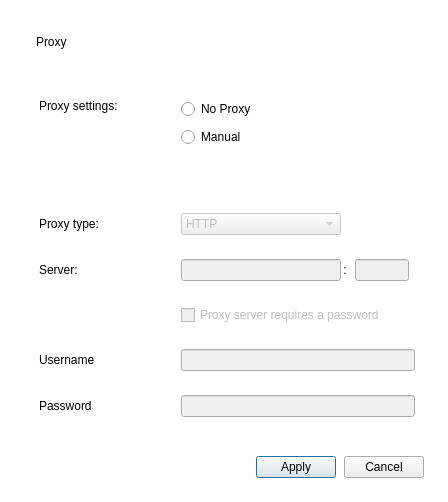
<?xml version="1.0" encoding="UTF-8"?>
<ui version="4.0">
 <class>ProxySettings</class>
 <widget class="QDialog" name="ProxySettings">
  <property name="windowModality">
   <enum>Qt::WindowModal</enum>
  </property>
  <property name="geometry">
   <rect>
    <x>0</x>
    <y>0</y>
    <width>448</width>
    <height>493</height>
   </rect>
  </property>
  <property name="sizePolicy">
   <sizepolicy hsizetype="Preferred" vsizetype="Preferred">
    <horstretch>0</horstretch>
    <verstretch>0</verstretch>
   </sizepolicy>
  </property>
  <property name="minimumSize">
   <size>
    <width>0</width>
    <height>0</height>
   </size>
  </property>
  <property name="maximumSize">
   <size>
    <width>16777215</width>
    <height>16777215</height>
   </size>
  </property>
  <property name="windowTitle">
   <string>Proxies</string>
  </property>
  <property name="styleSheet">
   <string notr="true">#ProxySettings
{
	background-color: #FFFFFF; /*colorToken.page-background*/
}

#gProxy
{
	border: none;
	margin-top: 0px;
}</string>
  </property>
  <layout class="QVBoxLayout" name="verticalLayout_2">
   <property name="spacing">
    <number>0</number>
   </property>
   <property name="sizeConstraint">
    <enum>QLayout::SetFixedSize</enum>
   </property>
   <property name="leftMargin">
    <number>24</number>
   </property>
   <property name="topMargin">
    <number>15</number>
   </property>
   <property name="rightMargin">
    <number>24</number>
   </property>
   <property name="bottomMargin">
    <number>24</number>
   </property>
   <item>
    <widget class="QWidget" name="wContent" native="true">
     <property name="minimumSize">
      <size>
       <width>400</width>
       <height>0</height>
      </size>
     </property>
     <property name="maximumSize">
      <size>
       <width>400</width>
       <height>16777215</height>
      </size>
     </property>
     <layout class="QVBoxLayout" name="verticalLayout_content">
      <property name="spacing">
       <number>24</number>
      </property>
      <property name="leftMargin">
       <number>0</number>
      </property>
      <property name="topMargin">
       <number>12</number>
      </property>
      <property name="rightMargin">
       <number>0</number>
      </property>
      <property name="bottomMargin">
       <number>0</number>
      </property>
      <item>
       <widget class="QLabel" name="label">
        <property name="minimumSize">
         <size>
          <width>0</width>
          <height>30</height>
         </size>
        </property>
        <property name="maximumSize">
         <size>
          <width>16777215</width>
          <height>30</height>
         </size>
        </property>
        <property name="font-size" stdset="0">
         <string notr="true">subtitle</string>
        </property>
        <property name="semibold" stdset="0">
         <bool>true</bool>
        </property>
        <property name="indent">
         <number>12</number>
        </property>
        <property name="text">
         <string>Proxy</string>
        </property>
        <property name="alignment">
         <set>Qt::AlignLeading|Qt::AlignLeft|Qt::AlignVCenter</set>
        </property>
       </widget>
      </item>
      <item>
       <widget class="QGroupBox" name="gProxy">
        <property name="sizePolicy">
         <sizepolicy hsizetype="Preferred" vsizetype="Fixed">
          <horstretch>0</horstretch>
          <verstretch>0</verstretch>
         </sizepolicy>
        </property>
        <property name="title">
         <string/>
        </property>
        <property name="flat">
         <bool>true</bool>
        </property>
        <property name="type" stdset="0">
         <string notr="true">mega</string>
        </property>
        <layout class="QVBoxLayout" name="gProxyLayout">
         <property name="spacing">
          <number>24</number>
         </property>
         <property name="leftMargin">
          <number>12</number>
         </property>
         <property name="topMargin">
          <number>12</number>
         </property>
         <property name="rightMargin">
          <number>12</number>
         </property>
         <property name="bottomMargin">
          <number>12</number>
         </property>
         <item>
          <layout class="QHBoxLayout" name="hProxySettingsRow">
           <property name="spacing">
            <number>0</number>
           </property>
           <property name="leftMargin">
            <number>0</number>
           </property>
           <property name="topMargin">
            <number>0</number>
           </property>
           <property name="rightMargin">
            <number>0</number>
           </property>
           <property name="bottomMargin">
            <number>0</number>
           </property>
           <item>
            <widget class="QLabel" name="lProxySettings2">
             <property name="minimumSize">
              <size>
               <width>142</width>
               <height>0</height>
              </size>
             </property>
             <property name="maximumSize">
              <size>
               <width>142</width>
               <height>16777215</height>
              </size>
             </property>
             <property name="text">
              <string>Proxy settings:</string>
             </property>
             <property name="alignment">
              <set>Qt::AlignLeading|Qt::AlignLeft|Qt::AlignTop</set>
             </property>
             <property name="margin">
              <number>0</number>
             </property>
            </widget>
           </item>
           <item>
            <layout class="QVBoxLayout" name="verticalLayout">
             <property name="spacing">
              <number>8</number>
             </property>
             <property name="leftMargin">
              <number>0</number>
             </property>
             <property name="topMargin">
              <number>0</number>
             </property>
             <property name="rightMargin">
              <number>0</number>
             </property>
             <property name="bottomMargin">
              <number>0</number>
             </property>
             <item>
              <widget class="QRadioButton" name="rNoProxy">
               <property name="cursor">
                <cursorShape>PointingHandCursor</cursorShape>
               </property>
               <property name="focusPolicy">
                <enum>Qt::StrongFocus</enum>
               </property>
               <property name="text">
                <string>No Proxy</string>
               </property>
              </widget>
             </item>
             <item>
              <widget class="QRadioButton" name="rProxyManual">
               <property name="cursor">
                <cursorShape>PointingHandCursor</cursorShape>
               </property>
               <property name="focusPolicy">
                <enum>Qt::StrongFocus</enum>
               </property>
               <property name="styleSheet">
                <string notr="true"/>
               </property>
               <property name="text">
                <string>Manual</string>
               </property>
              </widget>
             </item>
            </layout>
           </item>
           <item>
            <spacer name="horizontalSpacer_proxy_settings">
             <property name="orientation">
              <enum>Qt::Horizontal</enum>
             </property>
             <property name="sizeHint" stdset="0">
              <size>
               <width>0</width>
               <height>0</height>
              </size>
             </property>
            </spacer>
           </item>
          </layout>
         </item>
         <item>
          <widget class="BannerWidget" name="wErrorBanner" native="true">
           <property name="styleSheet">
            <string notr="true">border-radius: 8;</string>
           </property>
           <layout class="QHBoxLayout" name="horizontalLayout_2">
            <property name="spacing">
             <number>8</number>
            </property>
           </layout>
          </widget>
         </item>
         <item>
          <layout class="QHBoxLayout" name="hProxyTypeRow">
           <property name="spacing">
            <number>0</number>
           </property>
           <property name="leftMargin">
            <number>0</number>
           </property>
           <property name="topMargin">
            <number>0</number>
           </property>
           <property name="rightMargin">
            <number>0</number>
           </property>
           <property name="bottomMargin">
            <number>0</number>
           </property>
           <item>
            <widget class="QLabel" name="lProxyType">
             <property name="minimumSize">
              <size>
               <width>142</width>
               <height>0</height>
              </size>
             </property>
             <property name="maximumSize">
              <size>
               <width>142</width>
               <height>16777215</height>
              </size>
             </property>
             <property name="text">
              <string>Proxy type:</string>
             </property>
             <property name="alignment">
              <set>Qt::AlignLeading|Qt::AlignLeft|Qt::AlignVCenter</set>
             </property>
            </widget>
           </item>
           <item>
            <widget class="QComboBox" name="cProxyType">
             <property name="enabled">
              <bool>false</bool>
             </property>
             <property name="sizePolicy">
              <sizepolicy hsizetype="Preferred" vsizetype="Fixed">
               <horstretch>0</horstretch>
               <verstretch>0</verstretch>
              </sizepolicy>
             </property>
             <property name="minimumSize">
              <size>
               <width>160</width>
               <height>0</height>
              </size>
             </property>
             <property name="maximumSize">
              <size>
               <width>160</width>
               <height>16777215</height>
              </size>
             </property>
             <property name="cursor">
              <cursorShape>PointingHandCursor</cursorShape>
             </property>
             <property name="type" stdset="0">
              <string notr="true">mega</string>
             </property>
             <item>
              <property name="text">
               <string notr="true">HTTP</string>
              </property>
             </item>
             <item>
              <property name="text">
               <string notr="true">SOCKS5H</string>
              </property>
             </item>
            </widget>
           </item>
           <item>
            <spacer name="horizontalSpacer_proxy_type">
             <property name="orientation">
              <enum>Qt::Horizontal</enum>
             </property>
             <property name="sizeHint" stdset="0">
              <size>
               <width>0</width>
               <height>0</height>
              </size>
             </property>
            </spacer>
           </item>
          </layout>
         </item>
         <item>
          <layout class="QHBoxLayout" name="hProxyServerRow">
           <property name="spacing">
            <number>0</number>
           </property>
           <property name="leftMargin">
            <number>0</number>
           </property>
           <property name="topMargin">
            <number>0</number>
           </property>
           <property name="rightMargin">
            <number>0</number>
           </property>
           <property name="bottomMargin">
            <number>0</number>
           </property>
           <item>
            <widget class="QLabel" name="lProxyServer">
             <property name="minimumSize">
              <size>
               <width>142</width>
               <height>0</height>
              </size>
             </property>
             <property name="maximumSize">
              <size>
               <width>142</width>
               <height>16777215</height>
              </size>
             </property>
             <property name="text">
              <string>Server:</string>
             </property>
             <property name="alignment">
              <set>Qt::AlignLeading|Qt::AlignLeft|Qt::AlignVCenter</set>
             </property>
            </widget>
           </item>
           <item>
            <layout class="QHBoxLayout" name="horizontalLayout">
             <property name="spacing">
              <number>8</number>
             </property>
             <property name="leftMargin">
              <number>0</number>
             </property>
             <property name="topMargin">
              <number>0</number>
             </property>
             <property name="rightMargin">
              <number>0</number>
             </property>
             <property name="bottomMargin">
              <number>0</number>
             </property>
             <item>
              <widget class="QLineEdit" name="eProxyServer">
               <property name="enabled">
                <bool>false</bool>
               </property>
               <property name="minimumSize">
                <size>
                 <width>160</width>
                 <height>0</height>
                </size>
               </property>
               <property name="maximumSize">
                <size>
                 <width>160</width>
                 <height>16777215</height>
                </size>
               </property>
               <property name="inputMethodHints">
                <set>Qt::ImhUrlCharactersOnly</set>
               </property>
               <property name="text">
                <string notr="true"/>
               </property>
               <property name="type" stdset="0">
                <string notr="true">mega</string>
               </property>
              </widget>
             </item>
             <item>
              <widget class="QLabel" name="lProxyPortSeparator">
               <property name="text">
                <string notr="true">:</string>
               </property>
               <property name="alignment">
                <set>Qt::AlignCenter</set>
               </property>
              </widget>
             </item>
             <item>
              <widget class="QLineEdit" name="eProxyPort">
               <property name="enabled">
                <bool>false</bool>
               </property>
               <property name="sizePolicy">
                <sizepolicy hsizetype="Preferred" vsizetype="Fixed">
                 <horstretch>0</horstretch>
                 <verstretch>0</verstretch>
                </sizepolicy>
               </property>
               <property name="minimumSize">
                <size>
                 <width>54</width>
                 <height>0</height>
                </size>
               </property>
               <property name="maximumSize">
                <size>
                 <width>54</width>
                 <height>16777215</height>
                </size>
               </property>
               <property name="inputMethodHints">
                <set>Qt::ImhDigitsOnly</set>
               </property>
               <property name="text">
                <string notr="true"/>
               </property>
               <property name="alignment">
                <set>Qt::AlignLeading|Qt::AlignLeft|Qt::AlignVCenter</set>
               </property>
               <property name="type" stdset="0">
                <string notr="true">mega</string>
               </property>
              </widget>
             </item>
            </layout>
           </item>
           <item>
            <spacer name="horizontalSpacer_server">
             <property name="orientation">
              <enum>Qt::Horizontal</enum>
             </property>
             <property name="sizeHint" stdset="0">
              <size>
               <width>0</width>
               <height>0</height>
              </size>
             </property>
            </spacer>
           </item>
          </layout>
         </item>
         <item>
          <layout class="QHBoxLayout" name="hProxyPasswordToggleRow">
           <property name="spacing">
            <number>0</number>
           </property>
           <property name="leftMargin">
            <number>0</number>
           </property>
           <property name="topMargin">
            <number>0</number>
           </property>
           <property name="rightMargin">
            <number>0</number>
           </property>
           <property name="bottomMargin">
            <number>0</number>
           </property>
           <item>
            <spacer name="horizontalSpacer_password_label">
             <property name="orientation">
              <enum>Qt::Horizontal</enum>
             </property>
             <property name="sizeHint" stdset="0">
              <size>
               <width>142</width>
               <height>0</height>
              </size>
             </property>
            </spacer>
           </item>
           <item>
            <widget class="QCheckBox" name="cProxyRequiresPassword">
             <property name="enabled">
              <bool>false</bool>
             </property>
             <property name="cursor">
              <cursorShape>PointingHandCursor</cursorShape>
             </property>
             <property name="text">
              <string>Proxy server requires a password</string>
             </property>
             <property name="type" stdset="0">
              <string notr="true">mega</string>
             </property>
            </widget>
           </item>
           <item>
            <spacer name="horizontalSpacer_password_toggle">
             <property name="orientation">
              <enum>Qt::Horizontal</enum>
             </property>
             <property name="sizeHint" stdset="0">
              <size>
               <width>0</width>
               <height>0</height>
              </size>
             </property>
            </spacer>
           </item>
          </layout>
         </item>
         <item>
          <layout class="QHBoxLayout" name="hProxyUsernameRow">
           <property name="spacing">
            <number>0</number>
           </property>
           <property name="leftMargin">
            <number>0</number>
           </property>
           <property name="topMargin">
            <number>0</number>
           </property>
           <property name="rightMargin">
            <number>0</number>
           </property>
           <property name="bottomMargin">
            <number>0</number>
           </property>
           <item>
            <widget class="QLabel" name="lProxyUsername">
             <property name="minimumSize">
              <size>
               <width>142</width>
               <height>0</height>
              </size>
             </property>
             <property name="maximumSize">
              <size>
               <width>142</width>
               <height>16777215</height>
              </size>
             </property>
             <property name="text">
              <string>Username</string>
             </property>
             <property name="alignment">
              <set>Qt::AlignLeading|Qt::AlignLeft|Qt::AlignVCenter</set>
             </property>
            </widget>
           </item>
           <item>
            <widget class="QLineEdit" name="eProxyUsername">
             <property name="enabled">
              <bool>false</bool>
             </property>
             <property name="minimumSize">
              <size>
               <width>234</width>
               <height>0</height>
              </size>
             </property>
             <property name="maximumSize">
              <size>
               <width>234</width>
               <height>16777215</height>
              </size>
             </property>
             <property name="accessibleName">
              <string>Username</string>
             </property>
             <property name="text">
              <string notr="true"/>
             </property>
             <property name="type" stdset="0">
              <string notr="true">mega</string>
             </property>
            </widget>
           </item>
          </layout>
         </item>
         <item>
          <layout class="QHBoxLayout" name="hProxyPasswordRow">
           <property name="spacing">
            <number>0</number>
           </property>
           <property name="leftMargin">
            <number>0</number>
           </property>
           <property name="topMargin">
            <number>0</number>
           </property>
           <property name="rightMargin">
            <number>0</number>
           </property>
           <property name="bottomMargin">
            <number>0</number>
           </property>
           <item>
            <widget class="QLabel" name="lProxyPassword">
             <property name="minimumSize">
              <size>
               <width>142</width>
               <height>0</height>
              </size>
             </property>
             <property name="maximumSize">
              <size>
               <width>142</width>
               <height>16777215</height>
              </size>
             </property>
             <property name="text">
              <string>Password</string>
             </property>
             <property name="alignment">
              <set>Qt::AlignLeading|Qt::AlignLeft|Qt::AlignVCenter</set>
             </property>
            </widget>
           </item>
           <item>
            <widget class="PasswordLineEdit" name="eProxyPassword">
             <property name="enabled">
              <bool>false</bool>
             </property>
             <property name="minimumSize">
              <size>
               <width>234</width>
               <height>0</height>
              </size>
             </property>
             <property name="maximumSize">
              <size>
               <width>234</width>
               <height>16777215</height>
              </size>
             </property>
             <property name="accessibleName">
              <string>Password</string>
             </property>
             <property name="text">
              <string notr="true"/>
             </property>
             <property name="echoMode">
              <enum>QLineEdit::Password</enum>
             </property>
             <property name="type" stdset="0">
              <string notr="true">mega</string>
             </property>
            </widget>
           </item>
          </layout>
         </item>
        </layout>
       </widget>
      </item>
      <item>
       <widget class="QWidget" name="buttonBox" native="true">
        <property name="sizePolicy">
         <sizepolicy hsizetype="Preferred" vsizetype="Maximum">
          <horstretch>0</horstretch>
          <verstretch>0</verstretch>
         </sizepolicy>
        </property>
        <layout class="QHBoxLayout" name="buttonBoxLayout">
         <property name="spacing">
          <number>8</number>
         </property>
         <property name="leftMargin">
          <number>0</number>
         </property>
         <property name="topMargin">
          <number>0</number>
         </property>
         <property name="rightMargin">
          <number>0</number>
         </property>
         <property name="bottomMargin">
          <number>0</number>
         </property>
         <item>
          <spacer name="horizontalSpacer">
           <property name="orientation">
            <enum>Qt::Horizontal</enum>
           </property>
           <property name="sizeHint" stdset="0">
            <size>
             <width>40</width>
             <height>20</height>
            </size>
           </property>
          </spacer>
         </item>
         <item>
          <widget class="QPushButton" name="bUpdate">
           <property name="minimumSize">
            <size>
             <width>0</width>
             <height>0</height>
            </size>
           </property>
           <property name="maximumSize">
            <size>
             <width>16777215</width>
             <height>16777215</height>
            </size>
           </property>
           <property name="cursor">
            <cursorShape>PointingHandCursor</cursorShape>
           </property>
           <property name="text">
            <string>Apply</string>
           </property>
           <property name="default">
            <bool>true</bool>
           </property>
           <property name="type" stdset="0">
            <string notr="true">primary</string>
           </property>
           <property name="dimension" stdset="0">
            <string notr="true">medium</string>
           </property>
          </widget>
         </item>
         <item>
          <widget class="QPushButton" name="bCancel">
           <property name="minimumSize">
            <size>
             <width>0</width>
             <height>0</height>
            </size>
           </property>
           <property name="maximumSize">
            <size>
             <width>16777215</width>
             <height>16777215</height>
            </size>
           </property>
           <property name="cursor">
            <cursorShape>PointingHandCursor</cursorShape>
           </property>
           <property name="text">
            <string>Cancel</string>
           </property>
           <property name="type" stdset="0">
            <string notr="true">outline</string>
           </property>
           <property name="dimension" stdset="0">
            <string notr="true">medium</string>
           </property>
          </widget>
         </item>
        </layout>
       </widget>
      </item>
     </layout>
    </widget>
   </item>
  </layout>
 </widget>
 <customwidgets>
  <customwidget>
   <class>BannerWidget</class>
   <extends>QWidget</extends>
   <header>BannerWidget.h</header>
   <container>1</container>
  </customwidget>
  <customwidget>
   <class>PasswordLineEdit</class>
   <extends>QLineEdit</extends>
   <header>PasswordLineEdit.h</header>
  </customwidget>
 </customwidgets>
 <tabstops>
  <tabstop>rNoProxy</tabstop>
  <tabstop>rProxyManual</tabstop>
  <tabstop>cProxyType</tabstop>
  <tabstop>cProxyRequiresPassword</tabstop>
  <tabstop>eProxyUsername</tabstop>
  <tabstop>eProxyPassword</tabstop>
  <tabstop>bUpdate</tabstop>
  <tabstop>bCancel</tabstop>
 </tabstops>
 <resources/>
 <connections/>
</ui>
